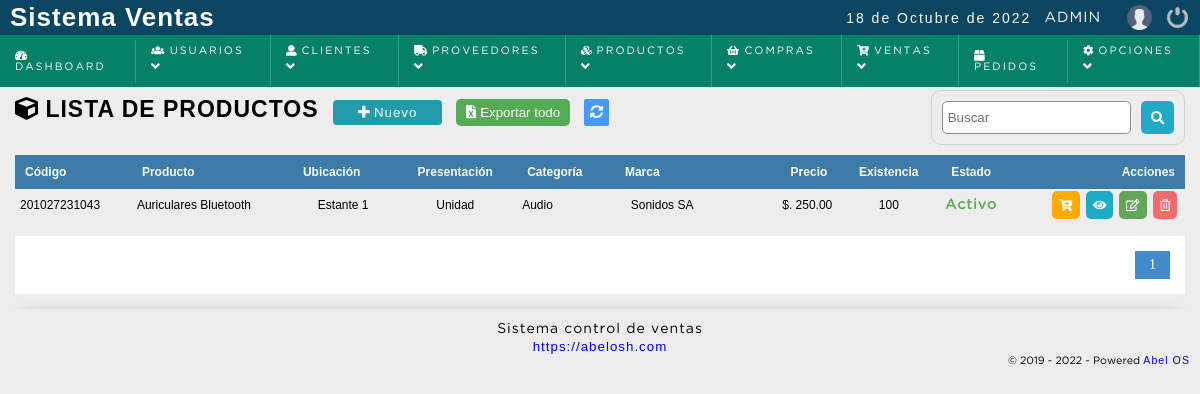
The app's page /sistema/productos/productos.php (signed in) with its own data.
### tables this page shows
CREATE TABLE IF NOT EXISTS `producto` (
  `codproducto` int(11) NOT NULL AUTO_INCREMENT,
  `codebar` varchar(50) NOT NULL,
  `producto` varchar(255) NOT NULL,
  `descripcion` text,
  `categoria` bigint(20) NOT NULL,
  `marca_id` bigint(20) DEFAULT NULL,
  `presentacion_id` bigint(20) NOT NULL,
  `precio_compra` decimal(10,2) NOT NULL DEFAULT '0.00',
  `precio` decimal(10,2) NOT NULL DEFAULT '0.00',
  `impuesto_id` bigint(20) NOT NULL,
  `existencia` float NOT NULL DEFAULT '0',
  `existencia_minima` int(11) NOT NULL DEFAULT '1',
  `ubicacion_id` bigint(20) DEFAULT NULL,
  `date_add` datetime NOT NULL DEFAULT CURRENT_TIMESTAMP,
  `usuario_id` int(11) NOT NULL,
  `estatus` int(11) NOT NULL DEFAULT '1',
  `foto` text,
  PRIMARY KEY (`codproducto`),
  KEY `proveedor` (`marca_id`),
  KEY `usuario_id` (`usuario_id`),
  KEY `categoria_id` (`categoria`),
  KEY `categoria` (`categoria`),
  KEY `presentacion_id` (`presentacion_id`),
  KEY `ubicacion_id` (`ubicacion_id`),
  KEY `impuesto_id` (`impuesto_id`)
);

CREATE TABLE IF NOT EXISTS `ubicacion` (
  `id_ubicacion` bigint(20) NOT NULL AUTO_INCREMENT,
  `ubicacion` varchar(200) NOT NULL,
  `descripcion` text NOT NULL,
  `dateadd` datetime NOT NULL DEFAULT CURRENT_TIMESTAMP,
  `usuario_id` bigint(20) NOT NULL,
  `status` int(11) NOT NULL DEFAULT '1',
  PRIMARY KEY (`id_ubicacion`)
);

CREATE TABLE IF NOT EXISTS `presentacion_producto` (
  `id_presentacion` bigint(20) NOT NULL AUTO_INCREMENT,
  `presentacion` varchar(255) NOT NULL,
  `descripcion` text NOT NULL,
  `dateadd` datetime NOT NULL DEFAULT CURRENT_TIMESTAMP,
  `usuarioid` bigint(20) NOT NULL,
  `estatus` int(11) NOT NULL DEFAULT '1',
  PRIMARY KEY (`id_presentacion`)
);

CREATE TABLE IF NOT EXISTS `categoria` (
  `idcategoria` bigint(20) NOT NULL AUTO_INCREMENT,
  `categoria` varchar(100) NOT NULL,
  `descripcion` text NOT NULL,
  `subcategoria` bigint(20) NOT NULL DEFAULT '0',
  `parent_categoria` bigint(20) NOT NULL DEFAULT '0',
  `dateadd` datetime NOT NULL DEFAULT CURRENT_TIMESTAMP,
  `usuarioid` bigint(20) NOT NULL,
  `estatus` int(11) NOT NULL DEFAULT '1',
  PRIMARY KEY (`idcategoria`)
);

CREATE TABLE IF NOT EXISTS `marca` (
  `idmarca` bigint(20) NOT NULL AUTO_INCREMENT,
  `marca` varchar(100) NOT NULL,
  `descripcion` text NOT NULL,
  `dateadd` datetime NOT NULL DEFAULT CURRENT_TIMESTAMP,
  `usuarioid` int(11) NOT NULL,
  `estatus` int(11) NOT NULL DEFAULT '1',
  PRIMARY KEY (`idmarca`)
);

### sistema/includes/functions.php (called while the page is built, shortened)
<?php
	function decrypt($string, $key) {
	   $result = '';
	   $string = base64_decode($string);
	   for($i=0; $i<strlen($string); $i++) {
	      $char = substr($string, $i, 1);
	      $keychar = substr($key, ($i % strlen($key))-1, 1);
	      $char = chr(ord($char)-ord($keychar));
	      $result.=$char;
	   }
	   return $result;
	}
	function formatCant($cantidad){
		$cantidad = number_format($cantidad,2,SPD,SPM);
		return $cantidad;
	}
 ?>

### sistema/productos/productos.php (the view, shortened to what this page needs)
<?php
	include "../../conexion.php";
	$sql_registe = mysqli_query($conection,"SELECT COUNT(*) as total_registro FROM producto WHERE estatus = 1 ");
	$result_register = mysqli_fetch_array($sql_registe);
	$total_registro = $result_register['total_registro'];
	$por_pagina = 150;
	if(empty($_GET['pagina']))
	{
		$pagina = 1;
	}else{
		$pagina = $_GET['pagina'];
	}
	$desde = ($pagina-1) * $por_pagina;
	$total_paginas = ceil($total_registro / $por_pagina);
	$query = mysqli_query($conection,"SELECT p.codproducto,
											 p.producto,
											 p.descripcion,
											 c.categoria,
											 pr.presentacion,
											 p.precio,
											 p.existencia,
											 p.existencia_minima,
											 m.marca,
											 p.codebar,
											 u.ubicacion,
											 p.foto
									FROM producto p
									INNER JOIN marca m
									ON p.marca_id = m.idmarca
									INNER JOIN categoria c
									ON p.categoria = c.idcategoria
									INNER JOIN presentacion_producto pr
									ON p.presentacion_id = pr.id_presentacion
									INNER JOIN ubicacion u
									ON p.ubicacion_id = u.id_ubicacion
									WHERE p.estatus = 1 ORDER BY p.codproducto DESC LIMIT $desde,$por_pagina
		");
 ?>
<!DOCTYPE html>
<html lang="en">
<head>
	<?php include "../includes/scripts.php"; ?>
</head>
<body>
	<?php include "../includes/header.php"; ?>
	<section id="container">
		<h1><i class="fas fa-cube"></i> Lista de productos</h1>
		<?php
			if($_SESSION['rol'] == 1 or $_SESSION['rol'] == 2){
		 ?>
		<a href="registro_producto.php" class="btn_new"><i class="fas fa-plus"></i> Nuevo </a>
		<?php
		}
		if($result> 0 and ($_SESSION['rol'] == 1 or $_SESSION['rol'] == 2)){
		 ?>
		<form action="exportar.php" method="post" class="formExport" >
			<button type="submit" class="bntExport"> <i class="fas fa-file-excel"></i> Exportar todo</button>
		</form>
		<?php } ?>
		<a href="index.php" class="btnRefresh"><i class="fas fa-sync-alt" title="Actualizar"></i></a>
		<form action="buscar_productos.php" method="get" class="form_search">
			<input type="text" name="busqueda" id="busqueda" placeholder="Buscar">
			<button type="submit" class="btn_search"><i class="fas fa-search"></i></button>
		</form>
	<div class="containerTable">
		<table id="tblProductos">
			<tr>
				<th>Código</th>
				<th>Producto</th>
				<th>Ubicación</th>
				<th class="textcenter">Presentación</th>
				<th>Categoría</th>
				<th>Marca</th>
				<th class="textright" width="128px">Precio</th>
				<th class="textcenter">Existencia</th>
				<th class="textcenter">Estado</th>
				<th class="textright">Acciones</th>
			</tr>
		<?php
			if($result > 0){
				while ($data = mysqli_fetch_array($query)) {
					$bkRowClass = '';
					$estadoExistencia = '<span style="color: #60a756;"><strong>Activo</strong></span>';
			?>
				<tr class="row<?php echo $data["codproducto"]; ?>" id="row_<?php echo $data["codproducto"]; ?>">
					<td ><?php echo $data["codebar"]; ?></td>
					<td class="nameProduct"><?php echo $data["producto"]; ?> <div class="descriptionProduct"><?php echo $data["descripcion"]; ?></div></td>
					<td class="textcenter"><?php echo $data["ubicacion"]; ?></td>
					<td class="textcenter"><?php echo $data["presentacion"]; ?></td>
					<td ><?php echo $data["categoria"]; ?></td>
					<td class="textcenter"><?php echo $data["marca"]; ?></td>
					<td class="celPrecio textright"><?php echo SIMBOLO_MONEDA.'. '.formatCant($data["precio"]); ?></td>
					<td class="celExistencia textcenter"><?php echo $data["existencia"]; ?></td>
					<td class="celEstado <?= $bkRowClass; ?> textcenter" style="width: 50px;"><?php echo $estadoExistencia; ?></td>
					<td class="textright">
						<div class="div_acciones">
							<div>
								<a class="btn_add add_product" product = "<?php echo $data["codproducto"]; ?>" href="#" title="Agregar al carrito"><i class="fas fa-cart-plus"></i></a>
							</div>
							<div>
								<a href="#" class="btn_view btnInfoProducto" title="Ver datos"><i class="fas fa-eye"></i></a>
							</div>
					<?php if($_SESSION['rol'] == 1 || $_SESSION['rol'] == 2){ ?>
							<div>
								<a class="btn_edit" href="editar_producto.php?id=<?php echo $data["codproducto"]; ?>" title="Editar"><i class="far fa-edit"></i></a>
							</div>
					<?php }
							if($_SESSION['rol'] == 1){
					?>
							<div>
								<a class="btn_del del_product" product = "<?php echo $data["codproducto"]; ?>" href="#" title="Eliminar"><i class="far fa-trash-alt"></i> </a>
							</div>
					<?php } ?>
						</div>
					</td>
				</tr>
		<?php
				}
			}else{
				echo '<tr><td colspan="10" align="center"><p><strong>No hay datos para mostrar</strong></p></td></tr>';
			}
		 ?>
		</table>
	</div>
	<?php
		if($total_registro != 0)
		{
	?>
		<div class="paginador">
			<ul>
			<?php
				for ($i=1; $i <= $total_paginas; $i++) {
					if($i == $pagina)
					{
						echo '<li class="pageSelected">'.$i.'</li>';
					}else{
						echo '<li><a href="?pagina='.$i.'">'.$i.'</a></li>';
					}
				}
			 ?>
			</ul>
		</div>
<?php } ?>
	</section>
	<?php include "../includes/footer.php"; ?>
</body>
</html>

### sistema/css/style.css (style rules this page uses)
* { margin: 0; padding: 0; box-sizing: border-box; }
body { background: #ededed; }
h1, h2, h3, h4, h5, h6 { font-family: 'arial'; font-weight: bold; letter-spacing: 1px; }
h1 { font-size: 26px; }
a { text-decoration: none; font-family: arial; letter-spacing: 1px; }
span { font-family: 'GothamBook'; letter-spacing: 1px; font-size: 14px; line-height: 20px; }
#container { padding: 90px 15px 15px; }
form { background: #FFF; margin: auto; padding: 20px 43px; border: 1px solid #d1d1d1; }
input,select,textarea { display: block; width: 100%; font-size: 10pt; padding: 5px; border: 1px solid #85929e; border-radius: 5px; }
.btnRefresh { margin-left: 10px; color: #FFF; font-size: 10pt; background:#4898ff; padding: 6px; border-radius: 2px; }
#container h1 { font-size: 23px; text-transform: uppercase; display: inline-block; }
.btn_new { display: inline-block; background: #239baa; color: #FFF; padding: 5px 25px; border-radius: 4px; border: 0; margin: 10px; cursor: pointer; font-size: 10pt; }
table { border-collapse: collapse; font-size: 9pt; font-family: 'arial'; width: 100%; }
table th { text-align: left; padding: 10px; background: #3d7ba8; color: #FFF; }
table tr:nth-child(odd) { background: #FFF; }
table td { padding: 2px 5px; }
.paginador ul { padding: 15px; list-style: none; background: #FFF; margin-top: 15px; display: -webkit-flex; display: -moz-flex; display: -ms-flex; display: -o-flex; display: flex; justify-content: flex-end; }
.paginador a, .pageSelected { color: #428bca; border: 1px solid #ddd; padding: 5px; display: inline-block; font-size: 14px; text-align: center; width: 35px; }
.pageSelected { color: #FFF; background: #428bca; border: 1px solid #428bca; }
.form_search { display: -webkit-flex; display: -moz-flex; display: -ms-flex; display: -o-flex; display: flex; float: right; background: initial; padding: 10px; border-radius: 10px; margin-bottom: 10px; }
.form_search .btn_search { background: #1faac8; color: #FFF; padding: 10px; border: 0; cursor: pointer; margin-left: 10px; display: -webkit-flex; display: -moz-flex; display: -ms-flex; display: -o-flex; display: flex; border-radius: 5px; }
#tblProductos td { position: relative; }
.nameProduct { cursor: pointer; }
.textright { text-align: right; }
.textcenter { text-align: center; }
.div_acciones { display: -webkit-flex; display: -moz-flex; display: -ms-flex; display: -o-flex; display: flex; justify-content: flex-end; }
.btn_view, .btn_edit, .btn_del, .btn_add, .btn_sendEmail, .btn_print { background-color: #1faac8; border: 0; border-radius: 5px; cursor: pointer; padding: 7px; margin: 0 3px; color: #FFF; }
.div_acciones .btn_view, .div_acciones .btn_edit, .div_acciones .btn_del, .btn_add { display: block; }
.btn_edit { background-color: #60a756; }
.btn_del { background-color: #f26b6b; }
.btn_add { background-color: #ffab00; }
.formExport { padding: initial; display: inline-block; background: initial; border: initial; }
.bntExport { cursor: pointer; color: #FFF; background: #55aa54; border: 0; padding: 6px 10px; border-radius: 5px; }

### records on screen
producto: codebar "201027231043", producto "Auriculares Bluetooth", ubicacion.ubicacion "Estante 1", presentacion_producto.presentacion "Unidad", categoria.categoria "Audio", marca.marca "Sonidos SA", SIMBOLO_MONEDA "$", precio "250.00", existencia "100"

### other values on screen
fechaC() "18 de Octubre de 2022"
$_SESSION['user'] "ADMIN"
WEB_EMPRESA "https://abelosh.com"
